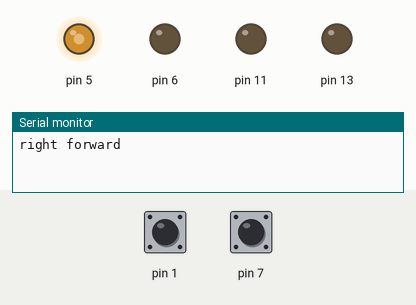
Simulated run of this program. Board: Arduino Leonardo, built with avr-gcc and run on an emulated ATmega32U4. Shown: output pins drawn as LEDs (lit = HIGH), the last lines printed to the serial monitor. Inputs (shaded band) come from the test bench; at power-on: pin 1 HIGH, pin 7 HIGH.

Above: at 0.05 s.
At 2.05 s:
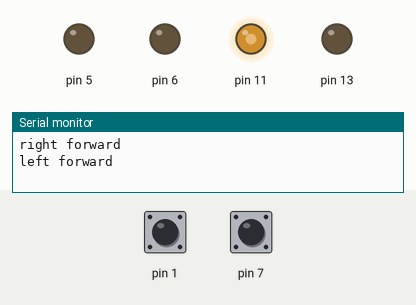
At 4.05 s:
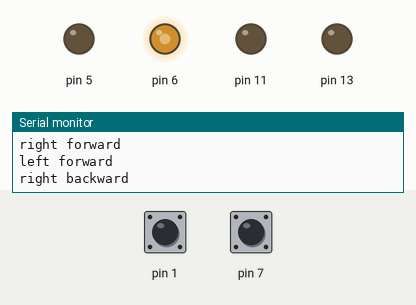
At 6.05 s:
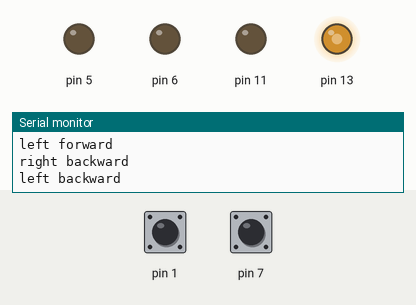
At 8.0 s:
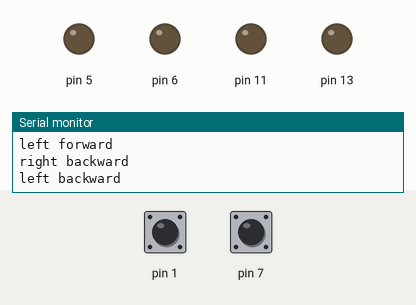
Timing chart, 0 to 10.4 s (numbered marks = the images above):
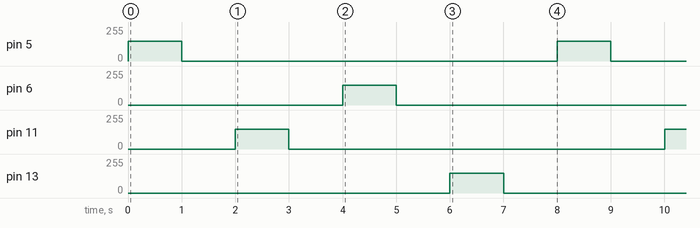

The program:

main.cpp
```cpp
#include <Arduino.h>
#include "robot.h"

void step(const char *name, int left, int right) {
  Serial.println(name);
  setMotors(left, right);
  delay(1000);
  stopMotors();
  delay(1000);
}

void setup() {
  robotBegin();
  Serial.begin(115200);
}

void loop() {
  step("right forward", 0, 150);
  step("left forward", 150, 0);
  step("right backward", 0, -150);
  step("left backward", -150, 0);
}
```

Measured:
- by itself, pin 5, pin 6, pin 11, pin 13: alternates 150/255 for 1.0 s and 0/255 for 7.0 s
